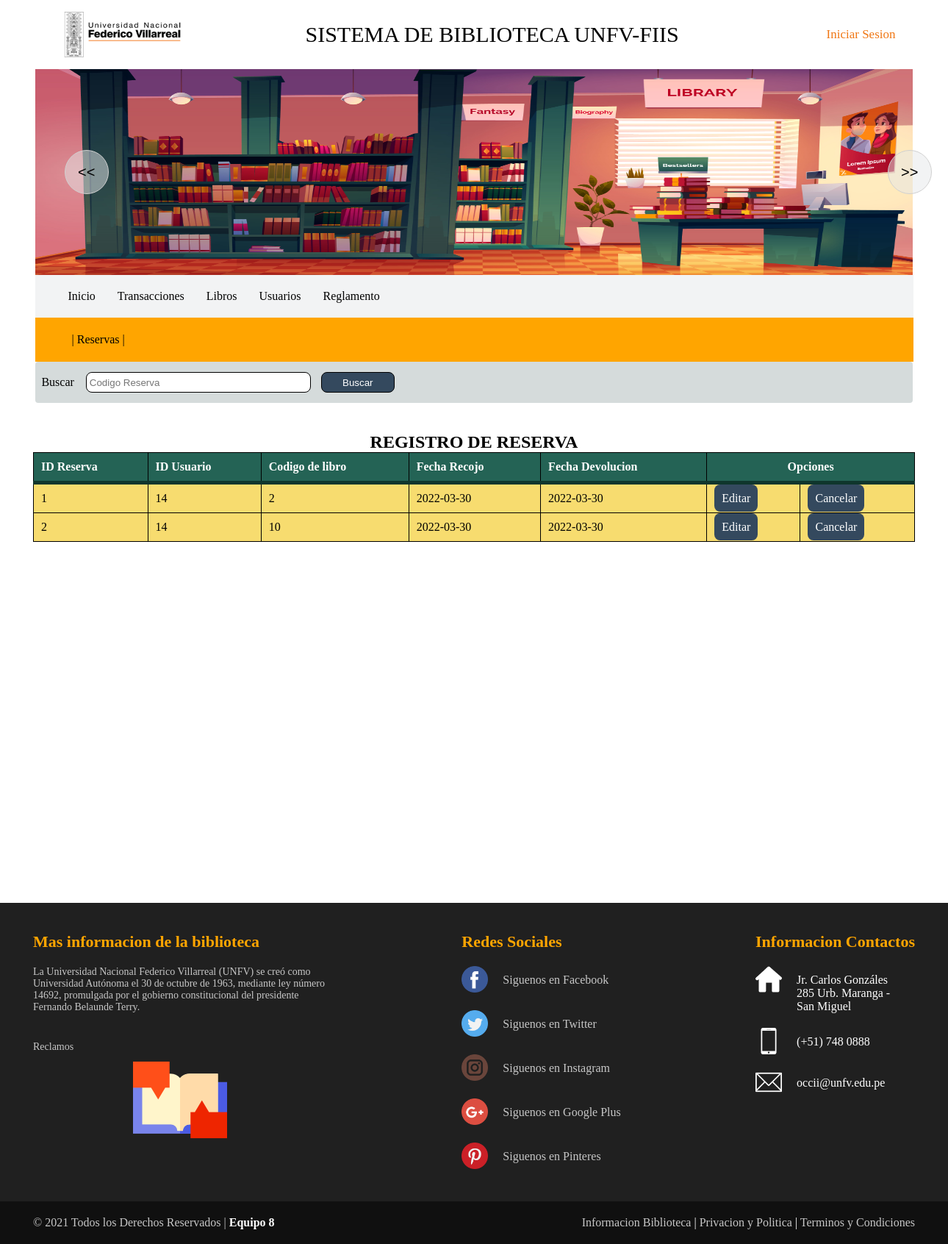
Screenshot of /administrador/reservasAdmin.php with the database file from the repository.
### tables this page shows
CREATE TABLE `reserva` (
  `ID_Reserva` int(4) NOT NULL,
  `ID` int(4) NOT NULL,
  `ID_LIBRO` int(4) NOT NULL,
  `Fe_Reserva` varchar(20) NOT NULL,
  `Fe_Devo` varchar(20) NOT NULL
);

CREATE TABLE `usuario` (
  `ID` int(4) NOT NULL,
  `Usuario` varchar(50) NOT NULL,
  `Contraseña` varchar(50) NOT NULL
);

CREATE TABLE `libro` (
  `ID_LIBRO` int(4) NOT NULL,
  `Titulo` varchar(100) NOT NULL,
  `ID_AUTOR` int(4) NOT NULL,
  `ID_AREA` int(4) NOT NULL,
  `ID_EDITORIAL` int(4) NOT NULL,
  `Ubicacion` varchar(20) NOT NULL,
  `Stock` int(4) NOT NULL,
  `Portada` varchar(100) NOT NULL,
  `ISBN` int(10) NOT NULL,
  `Link` varchar(200) NOT NULL
);

### administrador/reservasAdmin.php (the view, shortened to what this page needs)
<?php
 include("../conexion/conexion.php");
?>
<!DOCTYPE html>
<html>
<head>
    <link rel="stylesheet" href="../css/estilo-header.css">
	<link rel="stylesheet" href="../css/estilos-footer.css">
	<link rel="stylesheet" href="../css/libros-sistema.css">
	<link rel="stylesheet" href="../css/librosListar.css">
</head>
<body>
    <header>
   <div class="div-header">
     <img class="icono" src="../imagenes/logo.png" alt="logo"/>
     <p>SISTEMA DE BIBLIOTECA UNFV-FIIS</p>
     <div class="sesion">
       <ul>
         <li><?php if(isset($texto)){
			   echo "<html>";
			   echo "<a class='boton' href='../login/salir.php' >Cerrar Sesion</a>";
			   echo "</html>";
		      }else{
				  echo "<html>";
				  echo "<a class='boton' href='../login/menuregistro.php' >Iniciar Sesion</a>";
				  echo "</html>";
			  }  ?></li>
       </ul>
     </div>
   </div>
   <div class="hero dibujo">
      <div class="mando-anterior diseño">
	  <input type="button" id="anterior" value="<<">
    </div>
    <div class="mando-siguiente diseño">
	  <input type="button" id="siguiente" value=">>"></center>
	</div>
     <img id="imagen" src="../imagenes/portAdmin.jpg" />
  </div>
   <div class="div-header menu">
   <nav class="navbar">
       <div class="enlaces">
	     <ul class="nav">
		    <li><a href="indexAdmin.php">Inicio</a></li>
            <li><a href="">Transacciones</a>
				</li>
			<li><a href="libros.php">Libros</a></li>
			<li><a href="">Usuarios</a>
				</li>
			<li><a href="http://biblioteca.unfv.edu.pe/opac-tmpl/bootstrap/images/REGLAMENTO%20DEL%20SISTEMA%20DE%20BIBLIOTECAS%20UNFV..pdf" target="_blank">Reglamento</a></li>
		 </ul>
	   </div>
   </nav>
   </div>
  <div class="div-header letra">
      <p>|  Reservas  |</p>
   </div>
</header>
<div class="contenedor1 opciones">
   <div>
      Buscar
   </div>
   <div class="barratext">
      <form action="#" method="post" >
         <input type="text" name="buscador" id="buscador" placeholder="Codigo Reserva"/>
         <input type="submit" value="Buscar"/>
	  </form>
   </div>
</div>
<div class="cont-libro">
  <center><div class="tit">
       <h2>REGISTRO DE RESERVA </h2>
  </div></center>
    <table>
	     <thead>
		    <tr>
			    <th>ID Reserva</th>
			    <th>ID Usuario</th>
			    <th>Codigo de libro</th>
			    <th>Fecha Recojo</th>
				<th>Fecha Devolucion</th>
				<th colspan="2"><center>Opciones</center></th>
			</tr>
		 </thead>
		 <tbody>
		    <?php
		      if(isset($_POST['buscador'])==null){
				 $consulta= "SELECT * FROM reserva
			LEFT JOIN usuario ON reserva.ID=usuario.ID
			LEFT JOIN libro ON reserva.ID_LIBRO=libro.ID_LIBRO
			";
            $resultado= mysqli_query($conexion,$consulta);
			    while($row=mysqli_fetch_array($resultado)){
			?>
		    <tr>
			    <td><?php echo $row['ID_Reserva']?></td>
				<td><?php echo $row['ID']?></td>
				<td><?php echo $row['ID_LIBRO']?></td>
				<td><?php echo $row['Fe_Reserva']?></td>
				<td><?php echo $row['Fe_Devo']?></td>
				<td><?php echo "<a class='controles' href='formUpdateReserva.php?idLibro=".$row["ID_LIBRO"]."&idReserva=".$row["ID_Reserva"]."&idUsuario=".$row["ID"]."'>Editar</a>" ?></td>
			    <td><?php echo "<a class='controles' href='cancelarReserva.php?idReserva=".$row["ID_Reserva"]."'>Cancelar</a>" ?></td>
			</tr>
			  <?php }}else{ include("buscarReserva.php");
			  if(isset($resultado2)!=null){
			  while($row=mysqli_fetch_array($resultado2)){?>
			 <tr>
			    <td><?php echo $row['ID_Reserva']?></td>
				<td><?php echo $row['ID']?></td>
				<td><?php echo $row['ID_LIBRO']?></td>
				<td><?php echo $row['Fe_Reserva']?></td>
				<td><?php echo $row['Fe_Devo']?></td>
				<td><?php echo "<a class='controles' href='formUpdateReserva.php?idLibro=".$row["ID_LIBRO"]."&idReserva=".$row["ID_Reserva"]."&idUsuario=".$row["ID"]."'>Editar</a>" ?></td>
			   <td><?php echo "<a class='controles' href='eliminarLibro.php?idReserva=".$row["ID_Reserva"]."'>Cancelar</a>" ?></td>
			</tr>
			  <?php }}else{echo "<h3>No se han encontrado registro de la busqueda</h3>";}}?>
		 </tbody>
	</table>
</div>
   <footer>
        <?php include "../footer/footer.php"; ?>
   </footer>
</body>
</html>

### css/estilo-header.css (style rules this page uses)
* { margin: 0; padding: 0; }
.div-header { padding-top:10px; padding-bottom:10px; padding-right:4px; padding-left:30px; width:90%; margin:auto; overflow: hidden; justify-content: space-between; display:flex; align-items: center; }
p { font-family:Century Gothic; }
.div-header p { padding:20px; font-size:30px; font-family:Century Gothic; }
ul li a { padding-left:40px; }
.sesion a { color:#f07613; font-size:17px; }
.sesion ul { list-style:none; padding:20px; }
a { text-decoration:none; color:black; }
.menu { background-color: #F2F3F4; }
.menu ul { list-style:none; }
.nav li a { background-color: #F2F3F4; padding:10px 15px; display: block; }
.nav > li { float:left; }
.dibujo { height: 260px; background-position: center; background:red; }
.hero { padding-top:10px; padding-bottom:10px; width:92.6%; margin:auto; background-color: orange; display:flex; align-items: center; }
.dibujo img { width:100%; height:280px; }
.mando-anterior { position:absolute; margin-left:40px; }
.mando-siguiente { position:absolute; margin-left:1160px; }
.diseño input[type=button] { height:60px; width:60px; border-radius:30px; background-color: rgba(229, 231, 233 ,0.5); border: 1px solid #d0d0d0; font-size:20px; }
.letra { background-color: orange; padding-top:1px; padding-bottom:1px; }
.letra p { font-size:16px; font-family:Century Gothic; }

### css/estilos-footer.css (style rules this page uses)
* { margin: 0; padding: 0; }
footer { width: 100%; background: #202020; color: white; align-self:flex-end; }

### css/libros-sistema.css (style rules this page uses)
.contenedor1 { padding-top:6px; padding-bottom:6px; width:100%; overflow: hidden; background-color:#D5DBDB; display:flex; align-items: center; font-family:Century Gothic; border-radius:4px; }
.contenedor1 div { margin:8px; }

### css/librosListar.css (style rules this page uses)
.cont-libro { width:1200px; margin:40px auto; height:600px; overflow: scroll; }
table { background-color:#F7DC6F; text-align:left; width:100%; border-collapse:collapse; }
th,td { border: solid 1px black; padding:10px; }
thead { background-color:#246355; border-bottom: solid 5px #0F362D; color:white; }
.opciones { width:92.5%; margin:auto; }
input[type=text] { width:300px; height:26px; border-radius:8px; border: solid 0.5px black; outline: none; padding-left:4px; }
input[type=submit] { width:100px; height:28px; margin-left:10px; border-radius:8px; border: solid 0.5px black; color:white; background:#34495E; }
.controles { background:#34495E; padding:10px; border-radius:8px; color:white; }

### administrador/reservasAdmin.php (style rules this page uses)
.tit { margin-button:10px; }

### rows the page displays
reserva: ID_Reserva "1", ID.ID "14", ID_LIBRO.ID_LIBRO "2", Fe_Reserva "2022-03-30", Fe_Devo "2022-03-30"
reserva: ID_Reserva "2", ID.ID "14", ID_LIBRO.ID_LIBRO "10", Fe_Reserva "2022-03-30", Fe_Devo "2022-03-30"
